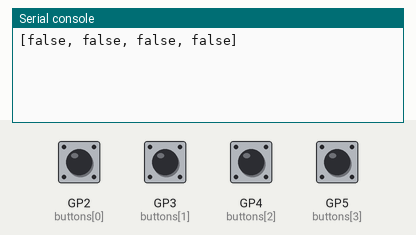
Simulated run of this program. Board: Raspberry Pi Pico running CircuitPython. On the bench: the last lines printed to the serial console. Inputs (shaded band) come from the test bench; at power-on: GP2 (buttons[0]), GP3 (buttons[1]), GP4 (buttons[2]), GP5 (buttons[3]) HIGH.

Above: at 1.2 s.
1.3 s: GP2 (buttons[0]) pulled LOW for 0.15 s
At 1.43 s:
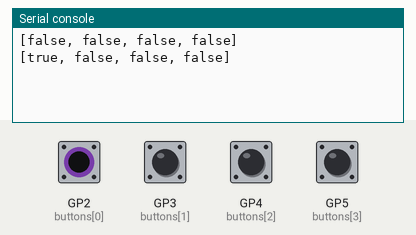
2.9 s: GP3 (buttons[1]) pulled LOW for 0.15 s
At 3.02 s:
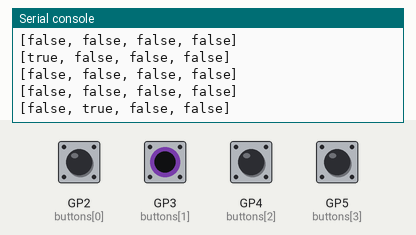
4.5 s: GP4 (buttons[2]) pulled LOW for 0.15 s
At 4.64 s:
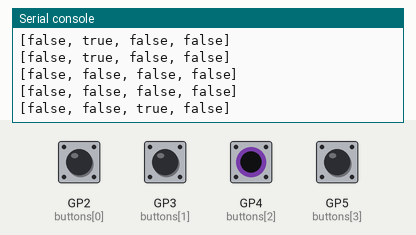
6.1 s: GP5 (buttons[3]) pulled LOW for 0.15 s
At 6.24 s:
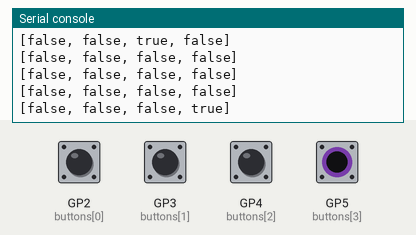
7.7 s: GP2 (buttons[0]) driven LOW and GP3 (buttons[1]) driven LOW
At 8.9 s:
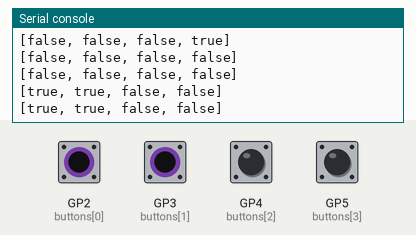
9.2 s: GP4 (buttons[2]) pulled LOW for 1 s
At 9.9 s:
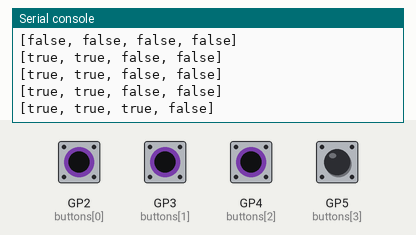

Measured:
- after the input at 1.3 s, the serial console: prints a new line at once (image 1)
- after the input at 2.9 s, the serial console: prints a new line at once (image 2)
- after the input at 4.5 s, the serial console: prints a new line at once (image 3)
- after the input at 6.1 s, the serial console: prints a new line at once (image 4)
- after the input at 7.7 s, the serial console: prints a new line at once (image 5)
- after the input at 9.2 s, the serial console: prints a new line at once (image 6)

The program:

code.py
```python
import time
import json
import board
from digitalio import DigitalInOut, Direction, Pull

if __name__ == '__main__':
    last = [False, False, False, False]
    buttons = [
        DigitalInOut(board.GP2),
        DigitalInOut(board.GP3),
        DigitalInOut(board.GP4),
        DigitalInOut(board.GP5),
    ]

    for button in buttons:
        button.direction = Direction.INPUT
        button.pull = Pull.UP

    i = 0
    while True:
        values = [not button.value for button in buttons]
        if json.dumps(values) != json.dumps(last):
            last = [i for i in values]
            print(json.dumps(values))

        i += 1
        if i % 100 == 0:
            print(json.dumps(values))

        time.sleep(0.01)
```
